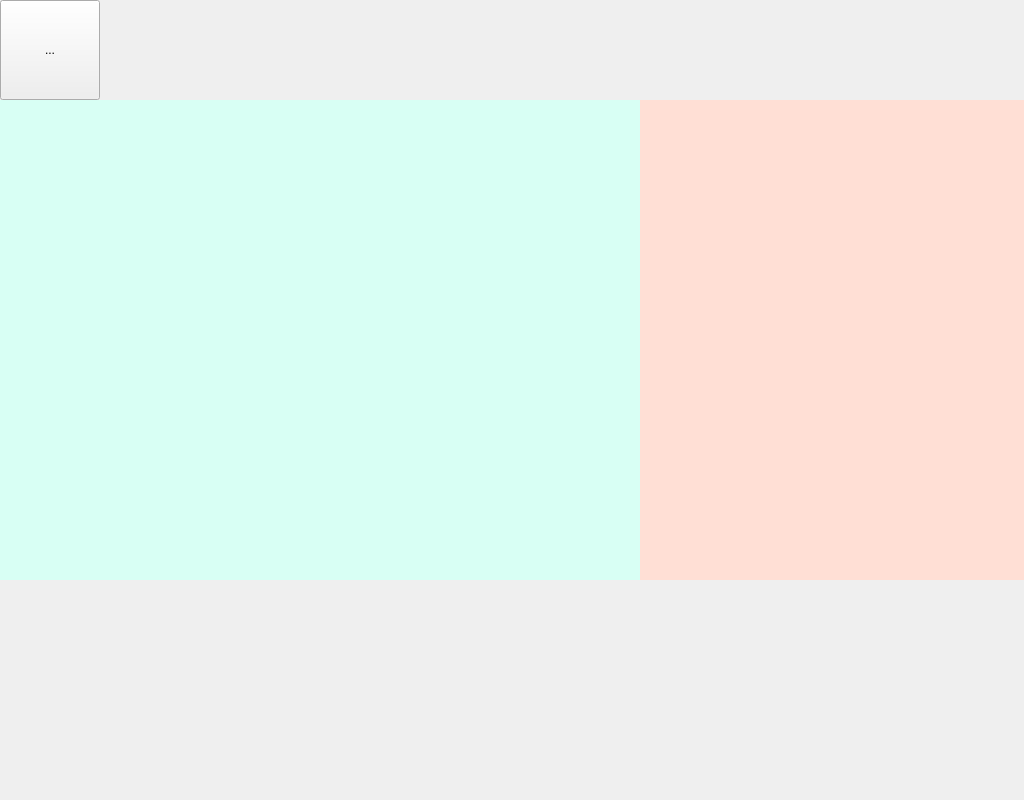
<?xml version="1.0" encoding="UTF-8"?>
<ui version="4.0">
 <class>MainWindow</class>
 <widget class="QMainWindow" name="MainWindow">
  <property name="geometry">
   <rect>
    <x>0</x>
    <y>0</y>
    <width>1024</width>
    <height>800</height>
   </rect>
  </property>
  <property name="windowTitle">
   <string>MainWindow</string>
  </property>
  <widget class="QWidget" name="centralWidget">
   <widget class="QToolButton" name="toolButton">
    <property name="geometry">
     <rect>
      <x>0</x>
      <y>0</y>
      <width>100</width>
      <height>100</height>
     </rect>
    </property>
    <property name="text">
     <string>...</string>
    </property>
   </widget>
   <widget class="QLabel" name="label">
    <property name="geometry">
     <rect>
      <x>0</x>
      <y>100</y>
      <width>640</width>
      <height>480</height>
     </rect>
    </property>
    <property name="styleSheet">
     <string notr="true">background-color: rgb(216, 255, 244);</string>
    </property>
    <property name="text">
     <string/>
    </property>
   </widget>
   <widget class="QLabel" name="label_2">
    <property name="geometry">
     <rect>
      <x>385</x>
      <y>100</y>
      <width>640</width>
      <height>480</height>
     </rect>
    </property>
    <property name="styleSheet">
     <string notr="true">background-color: rgb(255, 223, 213);</string>
    </property>
    <property name="text">
     <string/>
    </property>
   </widget>
   <zorder>toolButton</zorder>
   <zorder>label_2</zorder>
   <zorder>label</zorder>
  </widget>
 </widget>
 <layoutdefault spacing="6" margin="11"/>
 <resources/>
 <connections/>
</ui>
